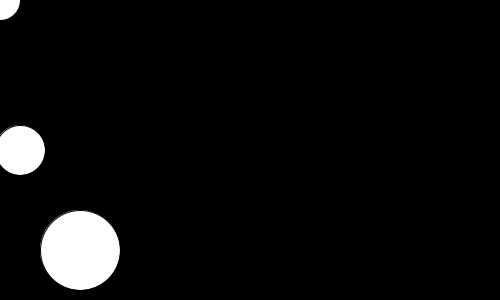
Frame 1 (no input)
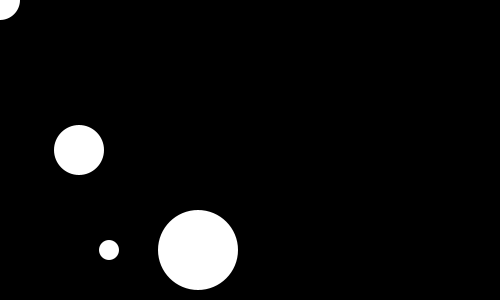
Frame 60 (the mouse pressed at the canvas centre just before this capture)
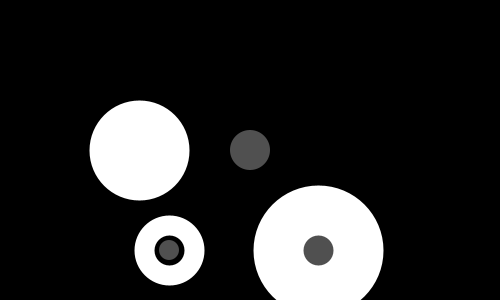
Frame 120 (the mouse held since frame 60 and released just before this capture)

The Processing sketch that drew these frames (run headless with seeded random() and noise(); from frame 60 on, the mouse is pressed at the canvas centre):

// Processing sketch: processing_78580
// ── processing_78580.pde

//Position
float xPos=20;
float yPos=50;
float zPos=80;

//Direction
float xDir = 1;

void setup() {
size(500,300);
noCursor();
}


void draw() {
  
  background(0);
  
  //ellipse 1
  ellipse(xPos, height/2, 50, 50);
  xPos = xPos + 1; 
  if(xPos > width)  {
  xPos = 20;
  }
  
  //ellipse 2
  ellipse(yPos, width/2, 20, 20);
  yPos = yPos + 1; 
  if(yPos > width)  {
  yPos = 50;
  }
  
  //ellipse 3
  ellipse(zPos, width/2, 80, 80);
  zPos = zPos + 2; 
  if(zPos > width)  {
  zPos = 80;
  }
  
  
  noStroke();
  ellipse (mouseX,mouseY,40,40);
  
  if (mousePressed) {
 stroke (255); strokeWeight(50); smooth(); fill (255,80);
 }
  
 
  
  
}
